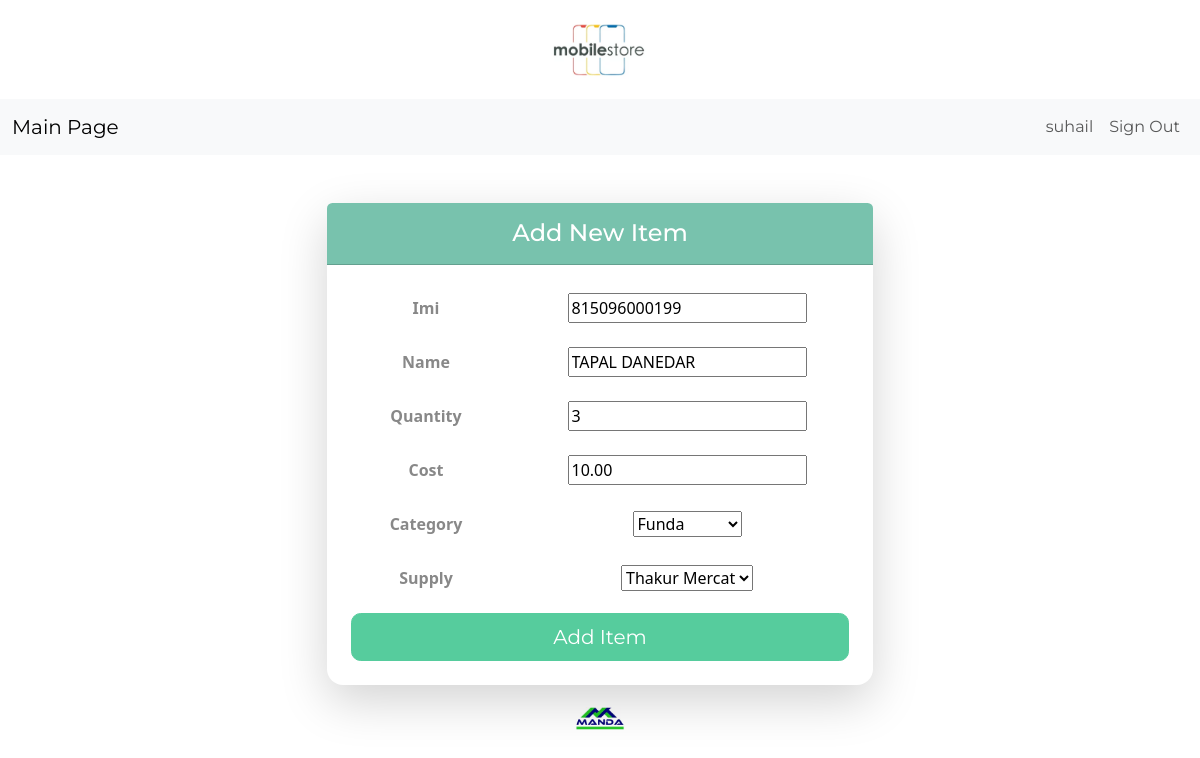
/edit-item/11/ (signed in), run on an earlier commit of the app's database.
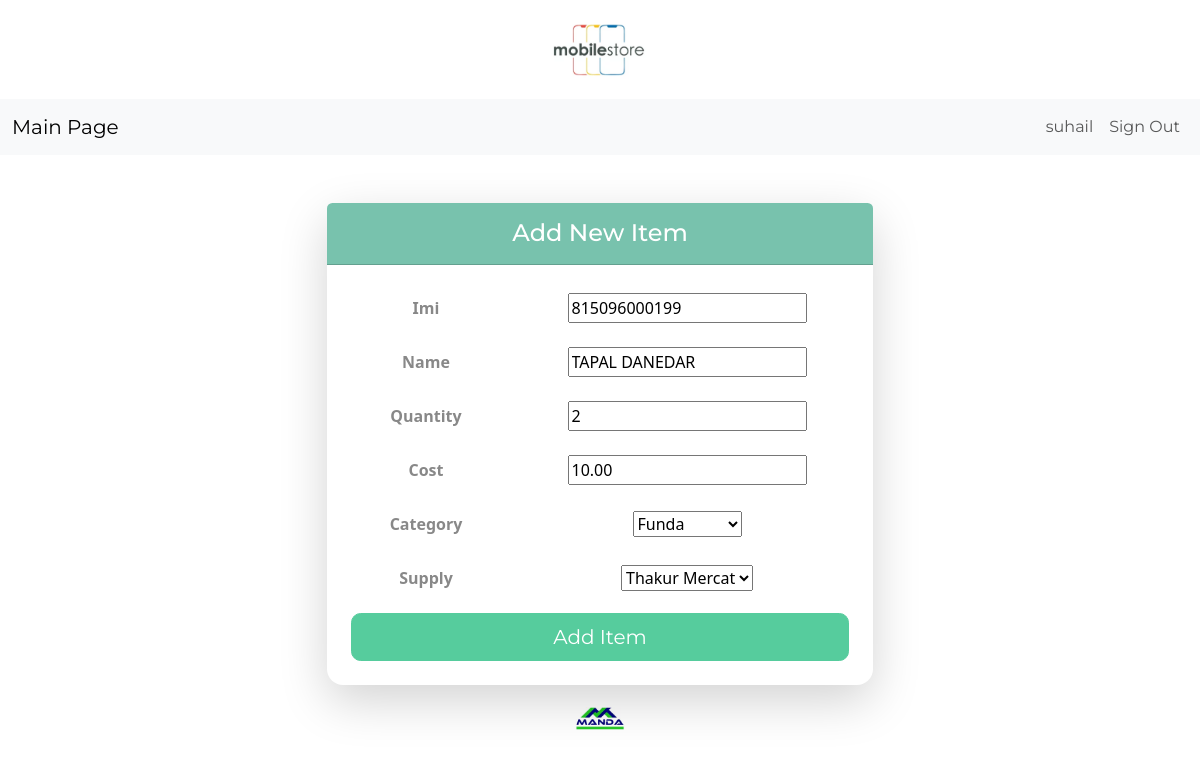
And on a later commit of the database.
### inventory/models.py (models this page shows, shortened)
class InventoryItem(models.Model):
	imi = models.CharField(max_length=20, unique=True)
	name = models.CharField(max_length=50)
	quantity = models.PositiveIntegerField()
	price = models.DecimalField(max_digits=10, decimal_places=2)
	cost = models.DecimalField(max_digits=10, decimal_places=2)
	supply = models.ForeignKey('SupplierData', max_length=15, on_delete=models.SET_NULL, blank=True, null=True)
	category = models.ForeignKey('Category', max_length=15, on_delete=models.SET_NULL, blank=True, null=True)
	datecrea = models.DateTimeField(auto_now_add=True)
	user = models.ForeignKey(User, on_delete=models.CASCADE)

### inventory/views.py (the view)
# urls.py: path('edit-item/<int:pk>/', EditItem.as_view(), name='edit-item'),
class EditItem(LoginRequiredMixin, UpdateView):
	model = InventoryItem
	form_class = InventoryItemForm
	template_name = 'inventory/item_form.html'
	success_url = reverse_lazy('dashboard')

### inventory/forms.py
class InventoryItemForm(forms.ModelForm):
	category = forms.ModelChoiceField(queryset=Category.objects.all(), initial=0)
	supply = forms.ModelChoiceField(queryset=SupplierData.objects.all(), initial=0)
	class Meta:
		model = InventoryItem
		fields = ['imi','name', 'quantity', 'cost', 'category', 'supply']

### inventory/models.py (called while the page is built)
	 def __str__(self):
	 	return self.name

	def __str__(self):
		return self.sname

### inventory/templates/inventory/item_form.html (shortened to what this page needs)
{% extends 'inventory/base.html' %}
{% load crispy_forms_tags %}
{% block content %}
    <div class="container mt-5">
        <div class="row justify-content-center">
            <div class="col-md-6">
                <div class="card shadow-lg rounded-4 border-0">
                    <div class="card-header bg-primary text-white text-center py-3">
                        <h4 class="mb-0">Add New Item</h4>
                    </div>
                    <div class="card-body p-4">
                        <form method="POST" class="needs-validation" novalidate>
                            {% for field in form %}
                                <div class="mb-3 row align-items-center">
                                    <label for="{{ field.id_for_label }}" class="col-sm-4 col-form-label fw-bold">{{ field.label }}</label>
                                    <div class="col-sm-8">
                                        {{ field }}
                                    </div>
                                </div>
                            {% endfor %}
                            <div class="d-grid gap-2">
                                <button type="submit" class="btn btn-success btn-lg">Add Item</button>
                            </div>
                        </form>
                    </div>
                </div>
            </div>
        </div>
    </div>
{% endblock content %}

What changed in the data, as far as the page shows it:
changed InventoryItem "TAPAL DANEDAR": quantity "3" → "2"
